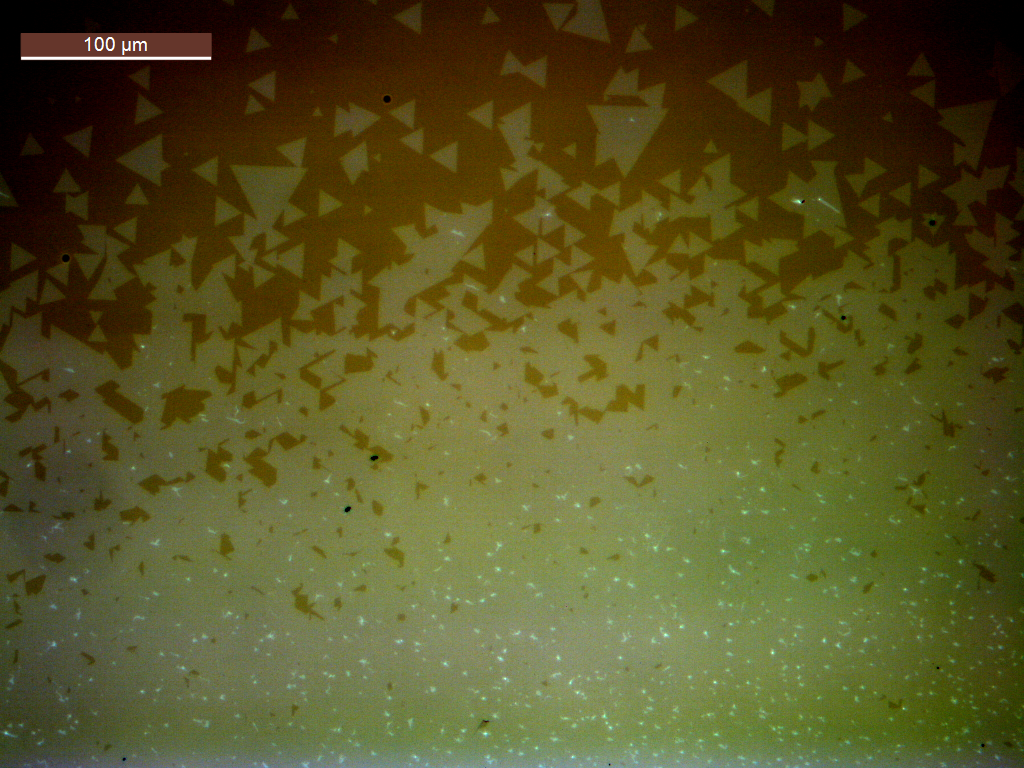
#> input picture img2.png, 1024 x 768 px
$ jupyter execute --allow-errors Code.ipynb   (shell and % lines are left out)
#> lines starting #> are read from the running program, lines starting #| are printed output that depends on the picture; after the words box and inside, x2 and y2 are one past the last pixel; in counts of white or black regions, pixels touching at a corner belong together
# Imports

[cell 1]
# Core
import numpy as np
from PIL import Image
import cv2
from imageio import imwrite
import statistics as stats
import pandas as pd

import numpy as np
import lmfit
from lmfit import Model

# Visualization
from matplotlib import pyplot as plt
import matplotlib.patches as mpatches
import matplotlib.ticker as mticker

# Image Helper Functions

[cell 2]
# Showing image
def showImage(img, title1 = "Original"):
  img = cv2.cvtColor(img, cv2.COLOR_BGR2RGB)
  plt.imshow(img), plt.title(title1)
  plt.show()

[cell 3]
# Getting image from path
def getImage(file_path=""):
#> called with file_path = 'img2.png'
    if file_path == "":
        file_path = filedialog.askopenfilename(filetypes=[("Image Files", ".png .jpg")])
    img = cv2.imread(file_path)
#> img is the input picture: shape (768, 1024, 3); mean B, G, R 36.8, 82.9, 86.5

    return img

[cell 4]
# To greyscale image
def grayscale(img):
    copy = img.copy()
    gray = cv2.cvtColor(copy, cv2.COLOR_BGR2GRAY)
    return gray

[cell 5]
# Open and Close morph
def morph(img, openIter = 10, closeIter = 10):
    clean = cv2.morphologyEx(img, cv2.MORPH_OPEN, (5,5), iterations=openIter)
    clean = cv2.morphologyEx(clean, cv2.MORPH_CLOSE, (5,5), iterations=closeIter)
    return clean

# Image Processing

[cell 6]
# setting up
img = getImage("img2.png")

# finding area to mask off
showImage(img[32:60,20:210,:], "To remove")

# create mask to remove top left part
mask = np.full(img.shape[:2], 255,np.uint8)
mask[32:60,20:210] = 0
masked_img = cv2.bitwise_and(img,img,mask = mask)
showImage(masked_img, "Masked Image")

gray = grayscale(masked_img)
print(type(gray))
#| <class 'numpy.ndarray'>

# Visualization

## Images

[cell 7]
# showing images
plt.subplot(1,2,1), plt.imshow(cv2.cvtColor(masked_img, cv2.COLOR_BGR2RGB))
plt.title("Original"), plt.xticks([]), plt.yticks([])
plt.subplot(1,2,2), plt.imshow(cv2.cvtColor(gray, cv2.COLOR_BGR2RGB))
plt.title("Gray"), plt.xticks([]), plt.yticks([])
plt.show()

# creating histograms of grayscaled image
histMask = cv2.calcHist([gray],[0],mask,[256],[0,256])
#> histMask = 256 values, max 8492 at index 126, min 0 at index 208, mean 3051.2
plt.title("Histogram")
plt.plot(histMask);plt.show()
#> after `plt.plot(histMask)`:
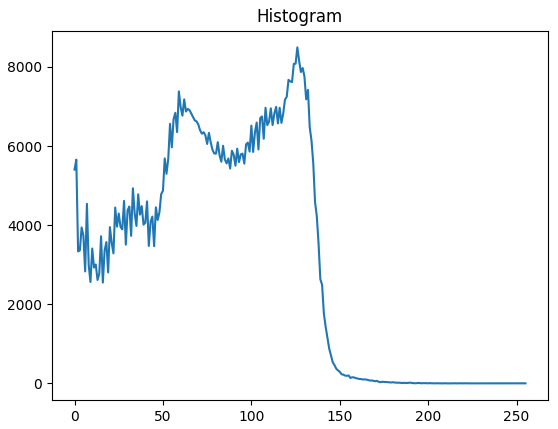
#> figure drawn by matplotlib, 1 panel; curve peaks at x = 126, y = 8492

## Intensity within a single row

[cell 8]
grayLine = gray[650,:]
#> grayLine = 1024 values, max 200 at index 504, min 41 at index 16, mean 111.1

plt.plot(np.arange(len(grayLine)),grayLine,"k");plt.show()

# 2D Gaussian Curve Fitting

## 2D Gaussian Function

[cell 9]
def gaussian(coordinates, height ,cenX, cenY, widthX, widthY):
    x = coordinates[:, 0]
    y = coordinates[:, 1]
    return height * np.exp(-(x-cenX)**2 / (2*widthX**2)-(y-cenY)**2 / (2*widthY**2))

## Initializing Data

[cell 10]
# initializing data arrays
morphedGray = morph(gray)
#> in morph, `clean = cv2.morphologyEx(clean, cv2.MORPH_CLOSE, (5,5), iterations=clo..`:
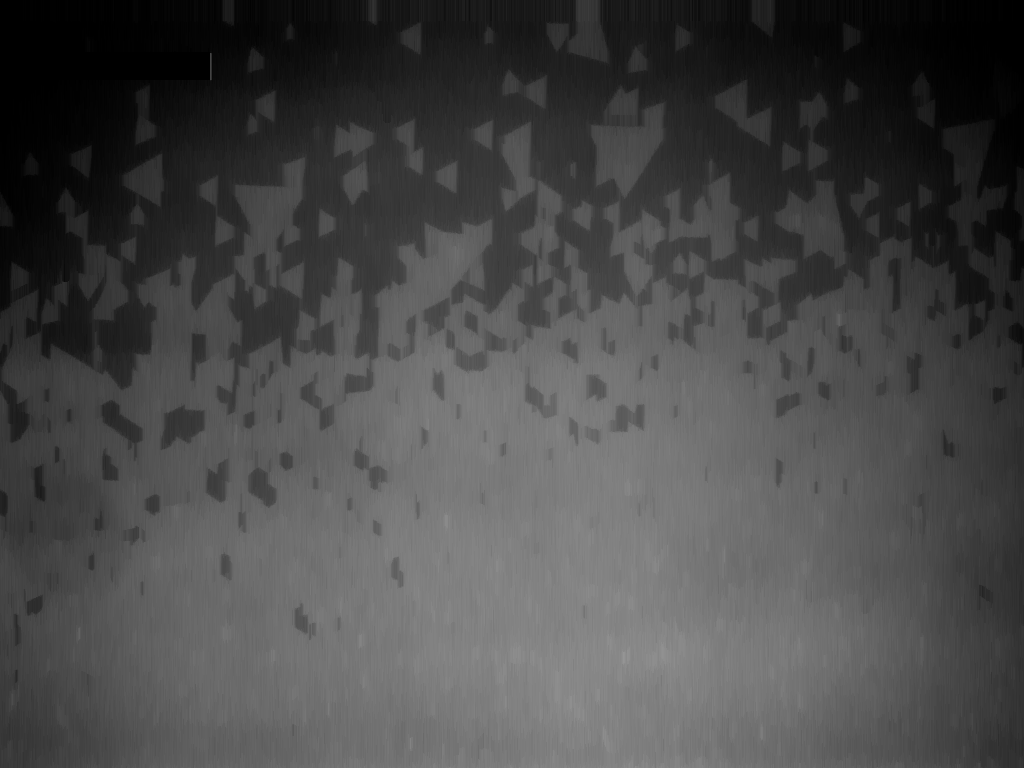
#> clean: shape (768, 1024); min 0, max 149, mean 72.6
width = len(morphedGray[0])
#> width = 1024
height = len(morphedGray[:,0])
#> height = 768

data = np.empty((width*height,3))

#widthArray = np.linspace(-width/2 , width/2, width)
#heightArray = np.linspace(-height/2 , height/2, height)

widthArray = np.arange(len(morphedGray[0]))
#> widthArray = 1024 values from 0 to 1023
heightArray = np.arange(len(morphedGray[:,0]))
#> heightArray = 768 values from 0 to 767

xx, yy = np.meshgrid(widthArray,heightArray)

data[:,0] = xx.flatten()
data[:,1] = yy.flatten()
data[:,2] = morphedGray[:,:].flatten()

originalImageArray = data[:,2].reshape(height,width)
plt.imshow(originalImageArray)

## Curve Fitting

[cell 11]
defaultHeight = 100
defaultCenX = 500
defaultCenY = 300
defaultWidthX = 500
defaultWidthY = 500

model = Model(gaussian)

#> (the rest of this cell did not finish here and is left out)

## Visualisation of Curve Fitting

[cell 12]
initFigure = plt.figure(figsize=(13, 7))
iniAxes = plt.axes(projection='3d')
initialSurface = iniAxes.plot_surface(xx, yy, data[:,2].reshape(height,width), rstride=1, cstride=1, cmap='coolwarm', edgecolor='none')
iniAxes.axes.set_zlim3d(bottom=0, top=256)
iniAxes.set_xlabel('Width')
iniAxes.invert_xaxis()
iniAxes.set_ylabel('Height')
iniAxes.set_zlabel('Intensity')
iniAxes.autoscale()
iniAxes.set_title('Intensity Plot of Original Image')
initFigure.colorbar(initialSurface, shrink=0.5, aspect=5)

iniAxes.view_init(35, 35)
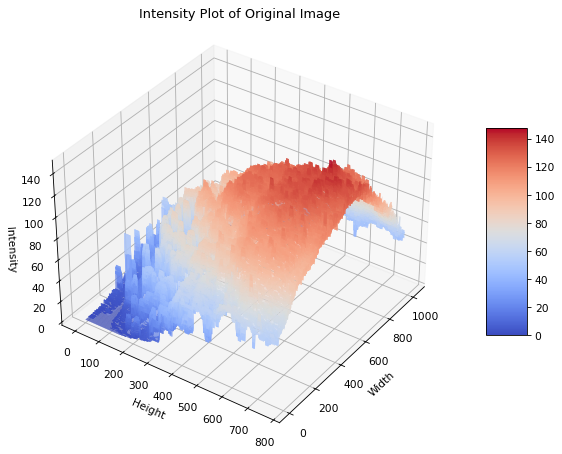
#> figure drawn by matplotlib, 2 panels

[cell 13]
fittedFigure = plt.figure(figsize=(13, 7))
fittedAxes = plt.axes(projection='3d')
#> (the rest of this cell did not finish here and is left out)

## Intensity within a single row

[cell 14]
row = 101
grayLine = gray[row,:]
#> grayLine = 1024 values, max 76 at index 654, min 0 at index 0, mean 32.83
#> (the rest of this cell did not finish here and is left out)

# Thresholding

## Adaptive Thresholding

[cell 15]
def adaptiveThresholding(img, blockSize=505, C=-2):
#> called with blockSize = 505, C = 0
    gray = cv2.adaptiveThreshold(
        img, 255, cv2.ADAPTIVE_THRESH_GAUSSIAN_C, cv2.THRESH_BINARY, blockSize, C
    )  ########## 2 magic numbers here
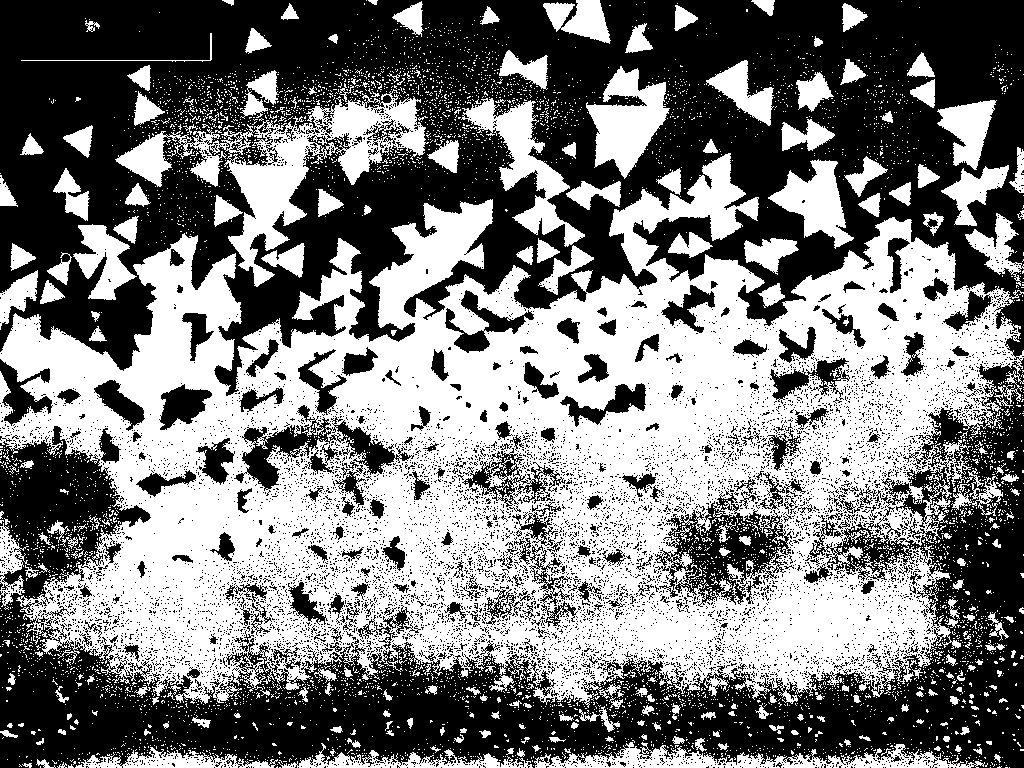
#> gray: shape (768, 1024); 48.2% white; 5456 white regions (5205 under 20 px), largest, box (x1, y1, x2, y2) and area: (0, 153, 1024, 709) 286976, (115, 89, 429, 287) 14608, (461, 98, 585, 247) 5132
    plt.subplot(1,3,1),plt.imshow(img,'gray')
    plt.title('Original Noisy Image'), plt.xticks([]), plt.yticks([])
    plt.subplot(1,3,2),plt.hist(img.ravel(),256)
    plt.title('Histogram'), plt.xticks([]), plt.yticks([])
    plt.subplot(1,3,3),plt.imshow(gray,'gray')
    plt.title("OpenCV Adaptive Thresholding"), plt.xticks([]), plt.yticks([])

    plt.show()
    return gray
showImage(adaptiveThresholding(gray, blockSize=505, C=0), "Adaptive Thresholding")

## Otsu Thresholding (Global)

[cell 16]
def otsuThresholding(img):
    blur = cv2.GaussianBlur(img,(5,5),0)
    ret3,th3 = cv2.threshold(blur,0,255,cv2.THRESH_BINARY+cv2.THRESH_OTSU)
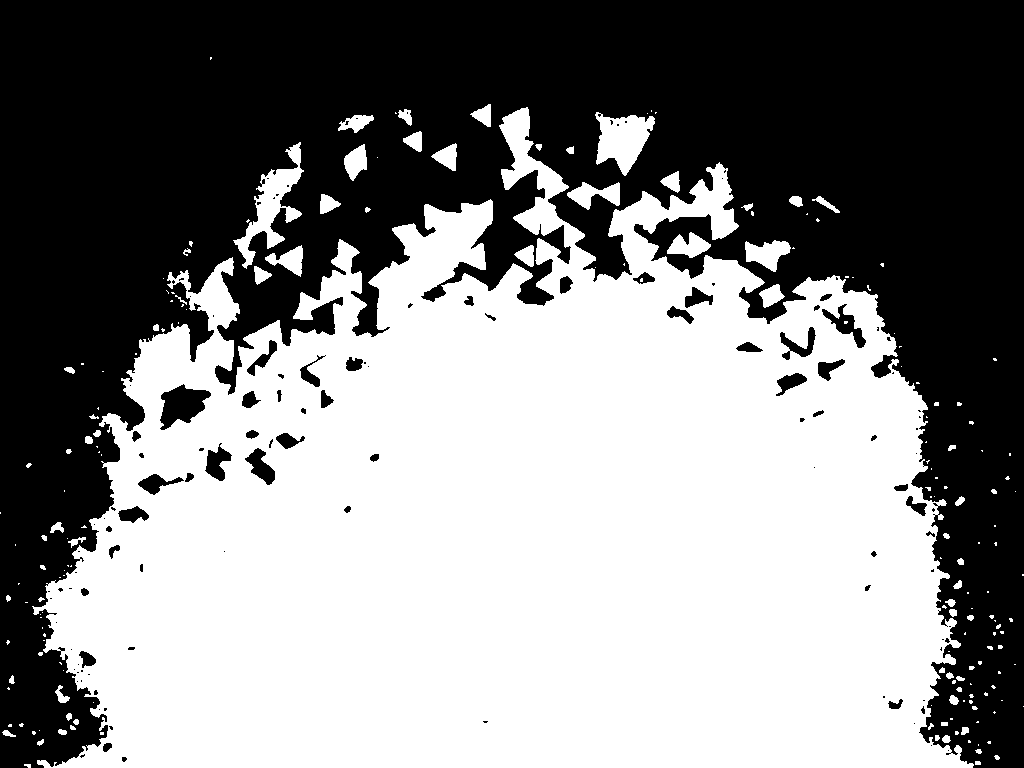
#> th3: shape (768, 1024); 52.6% white; 121 black regions (73 under 20 px), largest, box (x1, y1, x2, y2) and area: (0, 0, 1024, 768) 363386, (160, 384, 211, 430) 1361, (822, 304, 866, 348) 615
#> ret3 = 76
    return th3

showImage(otsuThresholding(gray),"Otsu's Thresholding (Filtered)")

## Attempt to split into subimages and apply Otsu

[cell 17]
def splitOtsu(img, splitNo, kernel):
#> called with splitNo = 10, kernel = (5, 5)
    blur = cv2.GaussianBlur(img,kernel,0)
    height,width=img.shape[:2]
#> height = 768; width = 1024

    for heightIndex in range(splitNo):
        for widthIndex in range(splitNo):
            heightFactor = height//splitNo
            startSplitHeight = heightIndex*heightFactor
            endSplitHeight = (heightIndex+1)*heightFactor

            widthFactor = width//splitNo
            startSplitWidth = widthIndex*widthFactor
            endSplitWidth = (widthIndex+1)*widthFactor

            ret3,th3 = cv2.threshold(blur[startSplitHeight:endSplitHeight,startSplitWidth:endSplitWidth],0,255,cv2.THRESH_BINARY+cv2.THRESH_OTSU)
            blur[startSplitHeight:endSplitHeight,startSplitWidth:endSplitWidth]=th3

    plt.subplot(1,5,1),plt.imshow(img,'gray')
    plt.title('Original Noisy Image'), plt.xticks([]), plt.yticks([])

    plt.subplot(1,5,2),plt.hist(img.ravel(),256)
    plt.title('Histogram'), plt.xticks([]), plt.yticks([])

    plt.subplot(1,5,3),plt.imshow(th3,'gray')
    plt.title('Piece'), plt.xticks([]), plt.yticks([])

    plt.subplot(1,5,5),plt.imshow(blur,'gray')
    plt.title("Split Otsu Thresholding"), plt.xticks([]), plt.yticks([])

    plt.show()

    return blur

split = 10
plt.imshow(cv2.cvtColor(splitOtsu(morph(gray,5,3),split,(5,5)), cv2.COLOR_BGR2RGB)), plt.title("Split Otsu Thresholding (Split: " + str(split) + ") with morph")
plt.show()

plt.imshow(cv2.cvtColor(splitOtsu(gray,split,(5,5)), cv2.COLOR_BGR2RGB)), plt.title("Split Otsu Thresholding (Split: " + str(split) + ")")
#> call 2 of splitOtsu, with splitNo = 10, kernel = (5, 5)
#> after the loop in splitOtsu (call 2), `for heightIndex in range(splitNo):`:
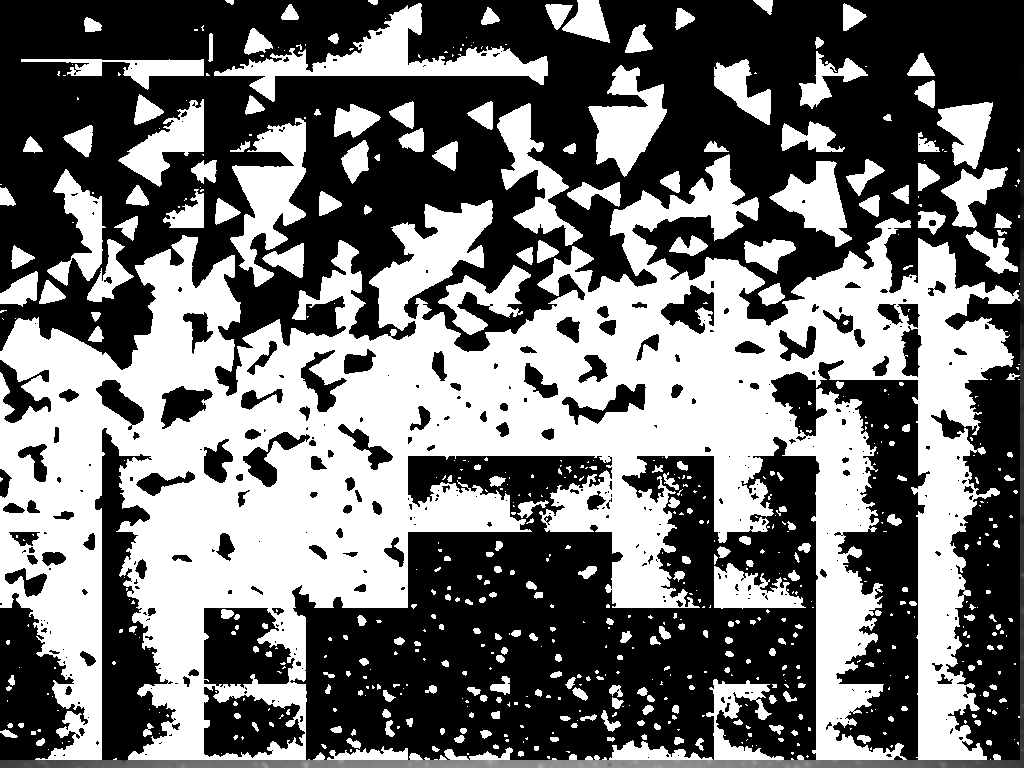
#> blur: shape (768, 1024); min 0, max 255, mean 113.1
#> in splitOtsu (call 2), `plt.show()`:
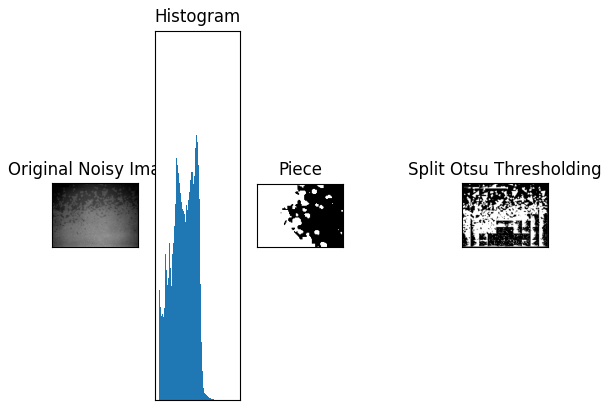
#> figure drawn by matplotlib, 4 panels
plt.show()
